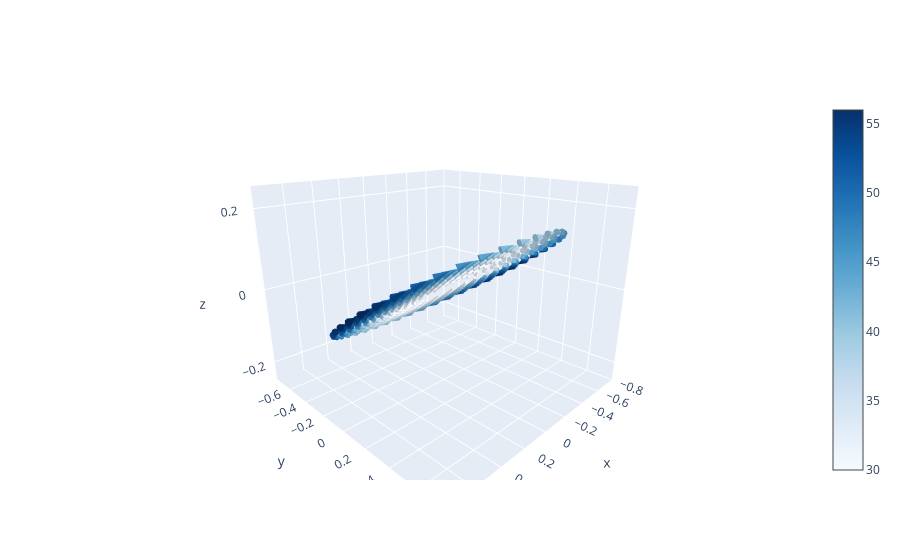

Notebook cell for this chart:
### Code cell
"""Rotates by inclincation angle to df_new"""

theta = np.radians(15)
rot_matrix = np.array([[1, 0, 0],
                       [0, np.cos(theta), -np.sin(theta)],
                       [0, np.sin(theta), np.cos(theta)]])
df_new = pd.DataFrame(columns=['X', 'Y','Z','V_x','V_y','V_z'])

df_new['X'], df_new['Y'], df_new['Z'] = rot_matrix.dot([df['X'],df['Y'],df['Z']])
df_new['V_x'], df_new['V_y'], df_new['V_z'] = rot_matrix.dot([df['V_x'],df['V_y'],df['V_z']])

fig = go.Figure(data = go.Cone(
    x = df_new['X'],
    y = df_new['Y'],
    z = df_new['Z'],
    u = df_new['V_x'],
    v = df_new['V_y'],
    w = df_new['V_z'],
    colorscale = 'Blues',
    sizemode = "absolute",
    sizeref = 40))

fig.update_layout(
    scene = dict(aspectratio = dict(x = 1, y = 1, z = 0.8),
    camera_eye = dict(x = 1.2, y = 1.2, z = 0.6)))

fig.show()

### Figure 1 — Plotly figure (JSON) as saved in the notebook; plotly's stock layout.template omitted (floating-point values rounded to 4 significant figures; data arrays with more than 128 entries replaced by an {"elided": "..."} marker saying what was removed)
{"data": [{"colorscale": [[0, "rgb(247,251,255)"], [0.125, "rgb(222,235,247)"], [0.25, "rgb(198,219,239)"], [0.375, "rgb(158,202,225)"], [0.5, "rgb(107,174,214)"], [0.625, "rgb(66,146,198)"], [0.75, "rgb(33,113,181)"], [0.875, "rgb(8,81,156)"], [1, "rgb(8,48,107)"]], "sizemode": "absolute", "sizeref": 40, "type": "cone", "u": {"elided": "297 float values"}, "v": {"elided": "297 float values"}, "w": {"elided": "297 float values"}, "x": {"elided": "297 float values"}, "y": {"elided": "297 float values"}, "z": {"elided": "297 float values"}}], "layout": {"scene": {"aspectratio": {"x": 1, "y": 1, "z": 0.8}, "camera": {"eye": {"x": 1.2, "y": 1.2, "z": 0.6}}}}}
